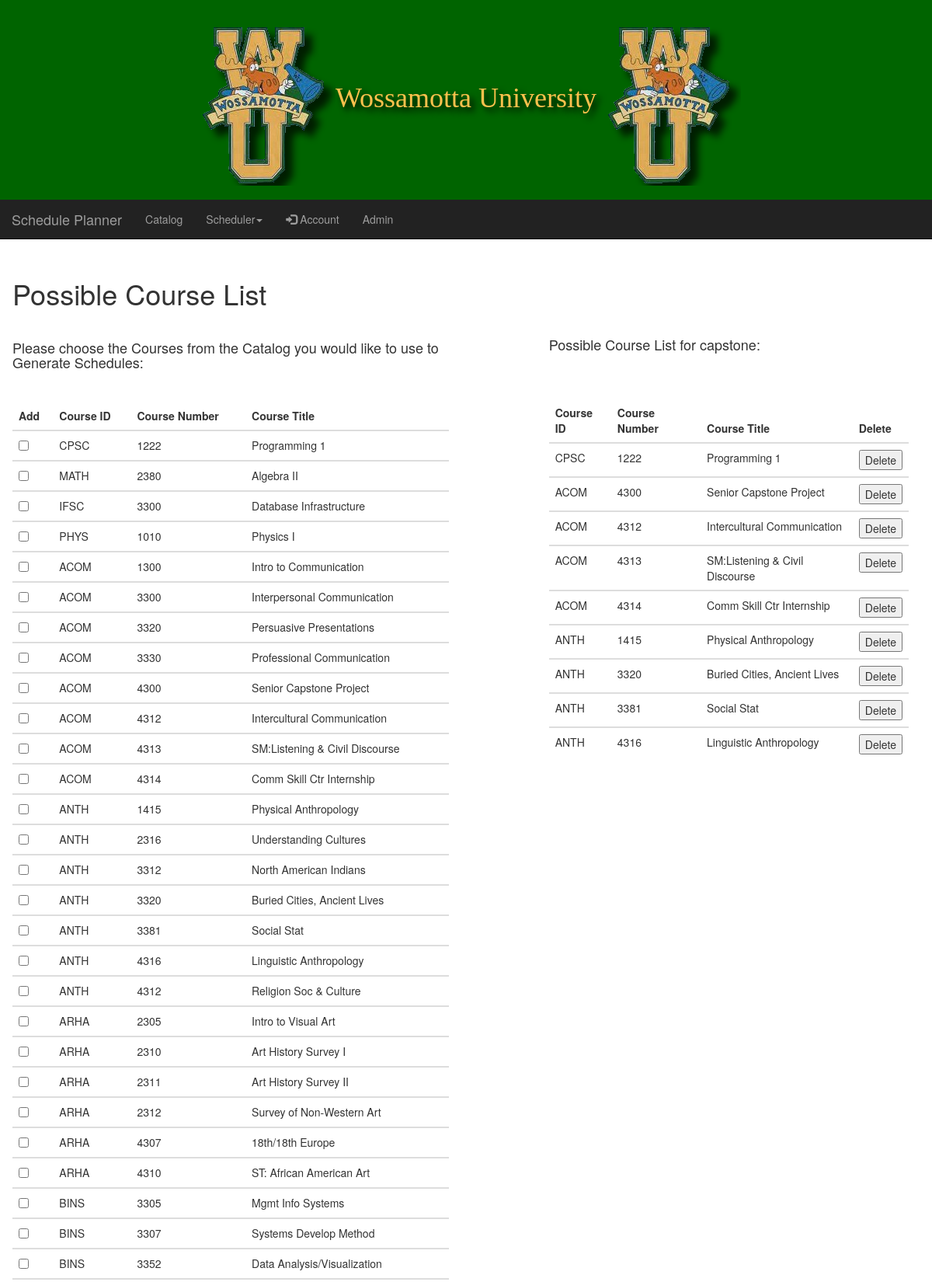
Page /possible_courses/ (signed in, upper part) on the committed database.
### catalog/models.py (models this page shows, shortened)
class Course(models.Model):
    department_ID = models.CharField(max_length=4)
    course_Number = models.CharField(max_length=10)
    course_Title = models.CharField(max_length=255)

### catalog/views.py (the view, shortened to what this page needs)
# urls.py: path('possible_courses/', views.designatedCourses, name='designatedCourses'),
@login_required  # Requires user to be logged in
def designatedCourses(request):
    courses = Course.objects.all()  # Creates a QuerySet of all the Courses in the Catalog
    current_user = request.user  # Creates an instance of user with the current user as parameters.
    dc_list = DesignatedCourses.objects.filter(user=current_user)  # QuerySet of the DesignatedCourse object that belongs to the current User.
    if request.method == 'GET':  # If the request is a GET request
        return render(request, 'designatedCourses.html', {'courses': courses, 'designatedCourses': dc_list})

### catalog/templates/designatedCourses.html (shortened to what this page needs)
{% extends "base.html" %}
{% block content %}
    <div class="row" style="width: 100%">
        <div class="col-sm-6">
            <h1>Possible Course List</h1>
            <h4>Please choose the Courses from the Catalog you would like to use to Generate Schedules:</h4>
            <form action="{% url 'designatedCourses' %}" method="POST">
                <table class="table table-hover">
                    <thead>
                        <tr>
                            <th>Add</th>
                            <th>Course ID</th>
                            <th>Course Number</th>
                            <th>Course Title</th>
                         </tr>
                    </thead>
                    {% for course in courses %}
                        <h5>
                            <tbody style="padding-left: 5px">
                                <tr>
                                    <td><input id="" type="checkbox" value="{{ course.id }}" name="choices"></td>
                                    <td>{{ course.department_ID }}</td>
                                    <td>{{ course.course_Number }}</td>
                                    <td>{{ course.course_Title }}</td>
                                </tr>
                            </tbody>
                        </h5>
                    {% endfor %}
                </table>
            </form>
        </div>
        <br>
        <br>
        <div class="col-sm-1"></div>
        <div class="col-sm-5">
            <h4 style="padding-top: 46px; padding-bottom: 49px;">Possible Course List for {{ user.username }}:</h4>
            <table class="table table-hover">
                <thead>
                    <tr>
                        <th>Course ID</th>
                        <th>Course Number</th>
                        <th>Course Title</th>
                        <th>Delete</th>
                    </tr>
                </thead>
                {% for dc in designatedCourses %}
                    {% for course in dc.designated_courses.all %}
                        <h5>
                            <tbody>
                                <tr>
                                    <td>{{ course.department_ID }}</td>
                                    <td>{{ course.course_Number }}</td>
                                    <td>{{ course.course_Title }}</td>
                                    <td>
                                        <form action="{% url 'delDesignatedCourse' course.id %}" method="POST">
                                            <input type="submit" value="Delete">
                                        </form>
                                    </td>
                                </tr>
                            </tbody>
                        </h5>
                    {% endfor %}
                {% endfor %}
            </table>
        </div>
    </div>
{% endblock %}

### catalog/templates/base.html (style rules this page uses)
h4 { padding-top: 30px; padding-bottom: 30px; width: 100%; }
body { background-color: white; }

### rows in the picture
Course: department_ID "CPSC", course_Number "1222", course_Title "Programming 1"
Course: department_ID "MATH", course_Number "2380", course_Title "Algebra II"
Course: department_ID "IFSC", course_Number "3300", course_Title "Database Infrastructure"
Course: department_ID "PHYS", course_Number "1010", course_Title "Physics I"
Course: department_ID "ACOM", course_Number "1300", course_Title "Intro to Communication"
Course: department_ID "ACOM", course_Number "3300", course_Title "Interpersonal Communication"
Course: department_ID "ACOM", course_Number "3320", course_Title "Persuasive Presentations"
Course: department_ID "ACOM", course_Number "3330", course_Title "Professional Communication"
Course: department_ID "ACOM", course_Number "4300", course_Title "Senior Capstone Project"
Course: department_ID "ACOM", course_Number "4312", course_Title "Intercultural Communication"
Course: department_ID "ACOM", course_Number "4313", course_Title "SM:Listening & Civil Discourse"
Course: department_ID "ACOM", course_Number "4314", course_Title "Comm Skill Ctr Internship"
Course: department_ID "ANTH", course_Number "1415", course_Title "Physical Anthropology"
Course: department_ID "ANTH", course_Number "2316", course_Title "Understanding Cultures"
Course: department_ID "ANTH", course_Number "3312", course_Title "North American Indians"
Course: department_ID "ANTH", course_Number "3320", course_Title "Buried Cities, Ancient Lives"
Course: department_ID "ANTH", course_Number "3381", course_Title "Social Stat"
Course: department_ID "ANTH", course_Number "4316", course_Title "Linguistic Anthropology"
Course: department_ID "ANTH", course_Number "4312", course_Title "Religion Soc & Culture"
Course: department_ID "ARHA", course_Number "2305", course_Title "Intro to Visual Art"
Course: department_ID "ARHA", course_Number "2310", course_Title "Art History Survey I"
Course: department_ID "ARHA", course_Number "2311", course_Title "Art History Survey II"
Course: department_ID "ARHA", course_Number "2312", course_Title "Survey of Non-Western Art"
Course: department_ID "ARHA", course_Number "4307", course_Title "18th/18th Europe"
Course: department_ID "ARHA", course_Number "4310", course_Title "ST: African American Art"
Course: department_ID "BINS", course_Number "3305", course_Title "Mgmt Info Systems"
Course: department_ID "BINS", course_Number "3307", course_Title "Systems Develop Method"
Course: department_ID "BINS", course_Number "3352", course_Title "Data Analysis/Visualization"

### other values in the picture
{{ user.username }} "capstone"
